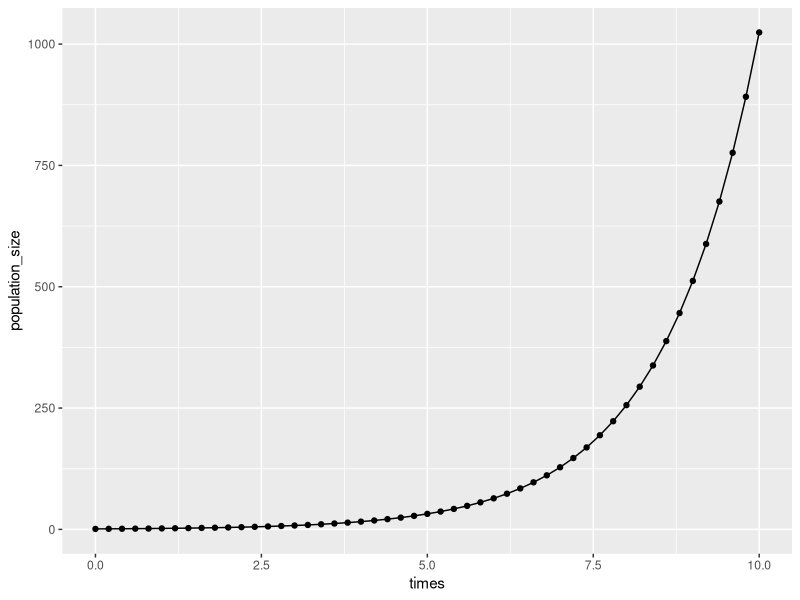
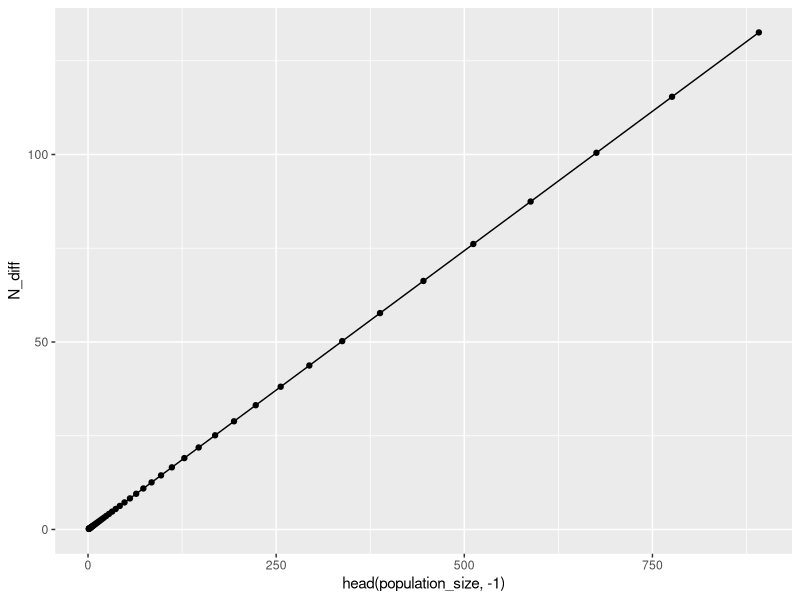
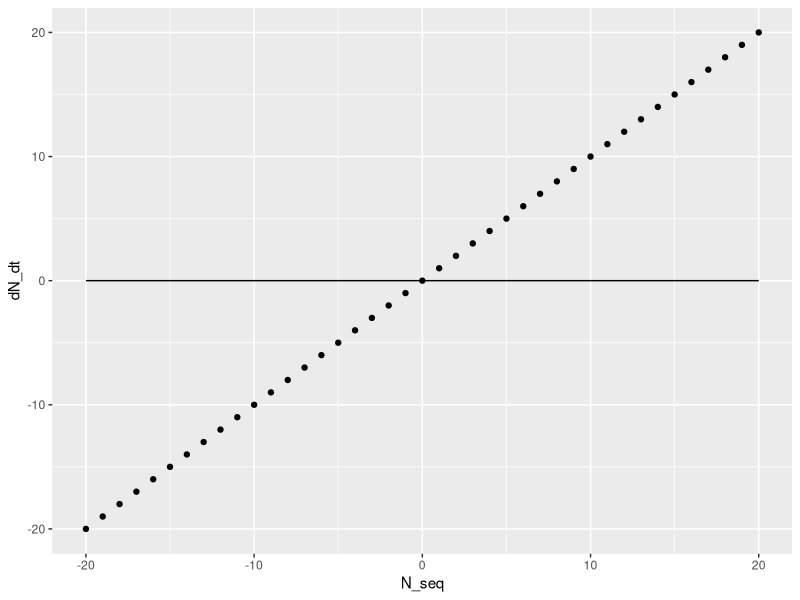
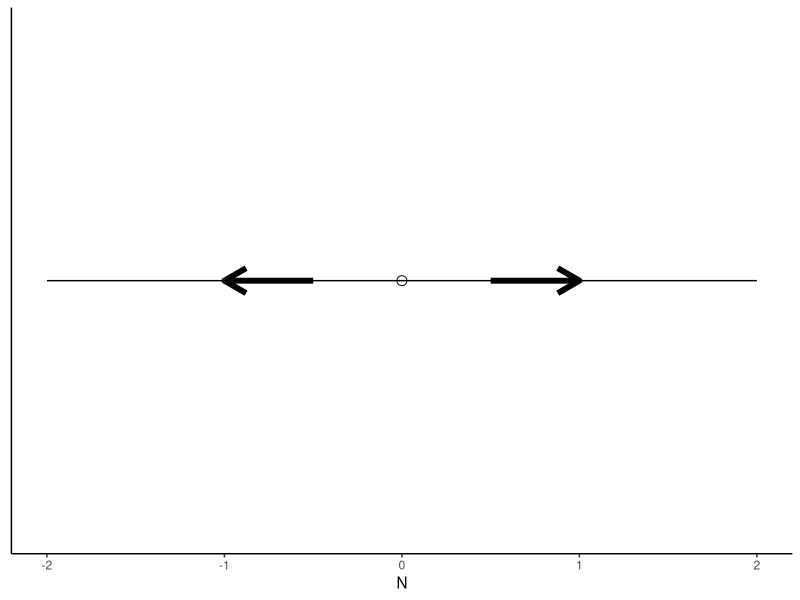
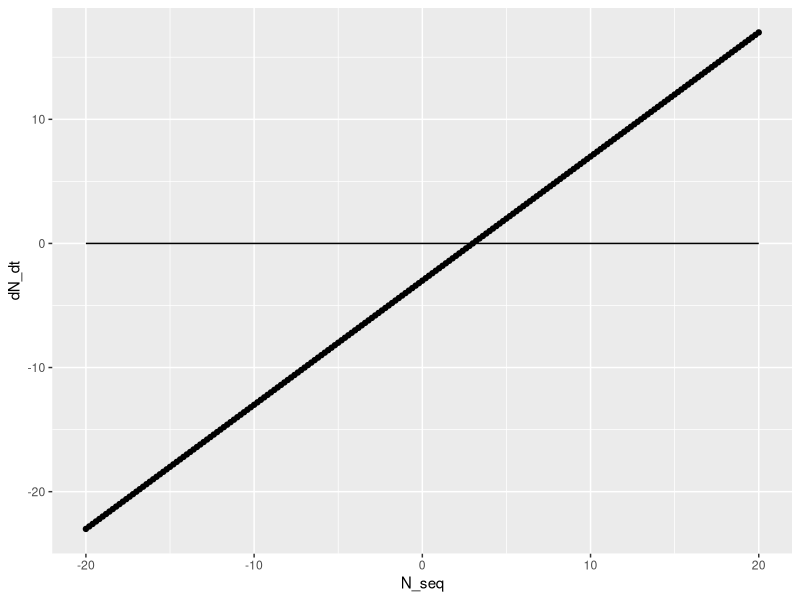
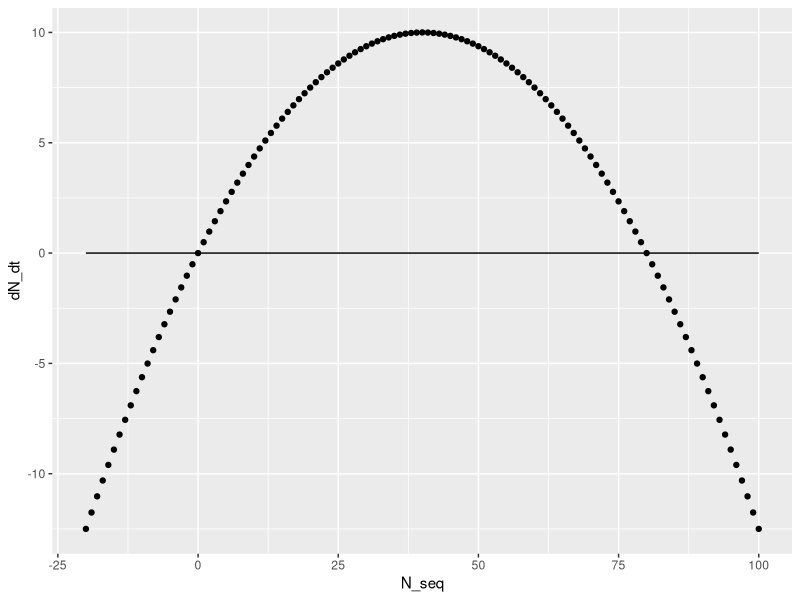
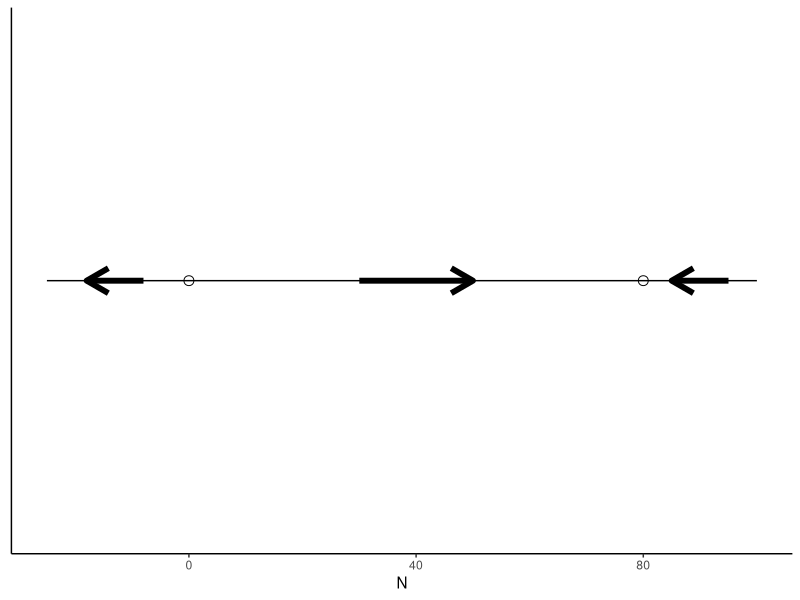
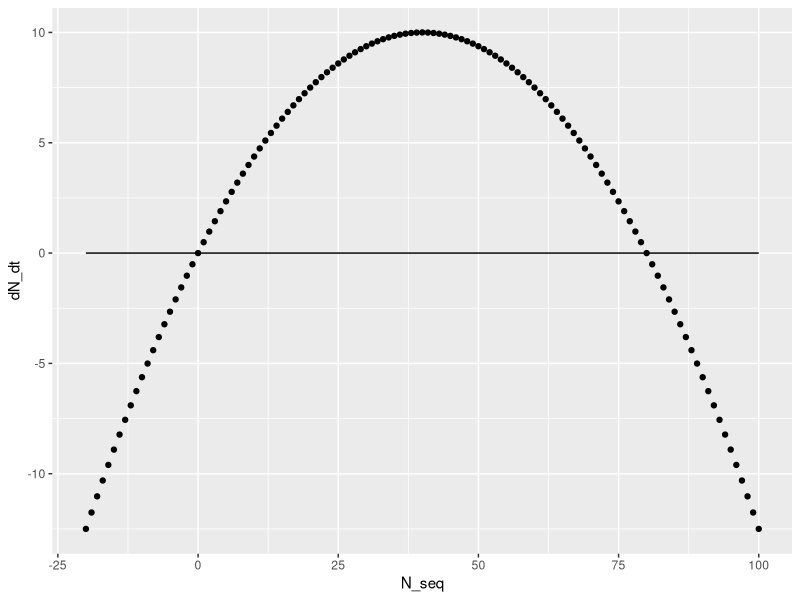

The R script that drew these images, in order:
## ---- chunk 1
eq_dn_dt <- "$\\frac{dN}{dt}$"
## ---- chunk 2
library(ggplot2) # ggplot2 includes the qplot function
# qplot produces plots that are similar to ggplot, but you don't need a dataframe to use it.
# We could use ggplot instead by first making a dataframe out of our data:
# data <- data.frame(times, population_size)

times <- seq(0, 10, by = 0.2) # make a sequence of time points
population_size <- 2 ^ times # make a sequence for the population size: it doubles at every time point
qplot(times, population_size) +
  geom_line()
## ---- chunk 3
# last N-1 points minus first N-1 points
N_diff <- tail(population_size, -1) - head(population_size, -1) 

qplot(head(population_size, -1), N_diff) +
  geom_line()
## ---- chunk 4
N_seq <-
seq(-20, 20) # make a sequence of N values to plot dN/dt against
dN_dt <- N_seq  # assume r = 1

qplot(N_seq, dN_dt) +
  geom_line(aes(x = N_seq, y = 0)) # a line at zero for visual aid
## ---- chunk 5
line <- seq(-2,2)

N <- c(0)
y <- c(0)
ggplot() +
  geom_point(aes(N, y ), pch = 1, size = 3) +
  geom_line(aes(x = line, y = 0)) +
  geom_segment(mapping = aes(x=0.5,y=0, xend = 1, yend = 0), arrow=arrow(), size=2) +
  geom_segment(mapping = aes(x=-0.5,y=0, xend = -1, yend = 0), arrow=arrow(), size=2) +
  theme_classic() +
  theme(axis.title.y=element_blank(),
        axis.text.y=element_blank(),
        axis.ticks.y=element_blank()) 
## ---- chunk 6
a <- 3 # choose some value for a

N_seq <- seq(-20, 20, by = 0.2)
dN_dt <- N_seq - a

qplot(N_seq, dN_dt) +
  geom_line(aes(x = N_seq, y = 0)) # a line at zero for visual aid
## ---- chunk 7
N_seq <-
  seq(-20, 100) # make a sequence of N values to plot dN/dt against
  
logistic_eqn <-  function(N, r, K) {
  # calculate dN/dt for the logistic equation
  return(r * N * (1 - N / K))
  }
  
dN_dt <- logistic_eqn(N_seq, r = 0.5, K = 80)  # notice the vectorized implementation
  
qplot(N_seq, dN_dt) +
  geom_line(aes(x = N_seq, y = 0)) # a line at zero for visual aid
## ---- chunk 8
line <- seq(-25,100)

N <- c(0,80)
y <- c(0,0)
ggplot() +
  geom_point(aes(N, y ), pch = 1, size = 3) +
  geom_line(aes(x = line, y = 0)) +
  geom_segment(mapping = aes(x=30,y=0, xend = 50, yend = 0), arrow=arrow(), size=2) +
  geom_segment(mapping = aes(x=-8,y=0, xend = -18, yend = 0), arrow=arrow(), size=2) +
  geom_segment(mapping = aes(x=95,y=0, xend = 85, yend = 0), arrow=arrow(), size=2) +
  theme_classic() +
  theme(axis.title.y=element_blank(),
        axis.text.y=element_blank(),
        axis.ticks.y=element_blank()) 
## ---- chunk 9
r <- 1
N <- 0.1

print(r*N)
## ---- chunk 10
N_seq <-
  seq(-20, 100) # make a sequence of N values to plot dN/dt against
  
dN_dt <- logistic_eqn(N_seq, r = 0.5, K = 80)  # use the logistic equation function we defined before
  
qplot(N_seq, dN_dt) +
  geom_line(aes(x = N_seq, y = 0)) # a line at zero for visual aid
## ---- chunk 11
library(deSolve)
## ---- chunk 12
# Example: deSolve with logistic eqn

# now we need to define our function a bit differently to be in the format that `ode` uses
logistic_fn <- function(t, state, parameters) {
  # Calculates dN/dt for the logistic equation
  
  # t: time point at which to evaluate derivative (doesn't actually change anything in this example)
  # state: vector of variables (here it's just N)
  # parameters: vector of model parameters c(r, K)
  
  N <- state 
  
  r <- parameters[1] # the first element of the parameters vector is r
  K <- parameters[2] # the second element of the parameters vector is K

  #rate of change
  dN <- r * N * (1 - N / K)
    
  #return rate of change
  return(list(c(dN)))
}

parameters <- c(r = 0.5, K = 50)
state <- c(N = 10)
times <- seq(0, 50, by = 0.01) # the timestep dt is chosen by setting the increment with 'by'

#?ode # look at the documentation to learn about the parameters
result <- ode(y = state, times = times, func = logistic_fn, parms = parameters)
## ---- chunk 13
head(result, 5) # result has a list of times and values of N at those times
class(result) # result is a 'matrix': an array of numbers
## ---- chunk 14
result <- data.frame(result) # convert it to a dataframe so we can use ggplot

ggplot(result) +
  geom_point(aes(x = time, y = N))
## ---- chunk 15
# challenge solution

dx_dt <- function(t, state, parameters) {
  
  x <- state
  
  dx <- -2.3 * x
  return(list(c(dx)))
}

state <- c(x = 50)
times <- seq(0, 10, by = 0.1)

result <- ode(y = state, times = times, func = dx_dt)
result <- data.frame(result)
head(result)

# plot the result
ggplot(result) +
  geom_point(aes(x = time, y = x)) +
  geom_line(aes(x = times, y = 50*exp(-2.3*times))) # add the exact solution
## ---- chunk 16
# For each number in v, print the number.
v <- c(2, 4, 6)
for (num in v) {
    print(num)
}
## ---- chunk 17
# Numerically solve the logistic equation using Euler's method

# We have a function `logistic_eqn` that we defined before, so we can use that one.
# We don't need to re-write it here if the previous chunk has been executed, but we can.

logistic_eqn <-  function(N, r, K) {
  # calculate dN/dt for the logistic equation
  
  # r: growth rate (divisions per hour) 
  # K: carrying capacity
  # N: population size
  return(r * N * (1 - N / K))
}

# parameters
K <- 150
r <- 1  

dt <- 0.05 # timestep - the smaller, the better
tmax <- 8 # the total time we want to numerically solve for
points <- tmax/dt # the number of data points in the simulation - add 1 so that we can start at t=0

# vectors to store values of N and t at each timestep:
N_vector <- numeric(points) # population size
t_vector <- seq(0, tmax - dt, by = dt) # time vector

# initial condition
N0 <- 10
N_vector[1] <- N0

N <- N0 # initialize variable N

for (i in 2:points) {
  # start at 2 because the initial state is at position 1
  dN <- logistic_eqn(N = N, r = r, K = K) * dt
  N <- N + dN # the variable N is changing at each step of the loop
  N_vector[i] <- N
}

qplot(t_vector, N_vector,
      ylab = "Population size N",
      xlab = "Time t") 
## ---- chunk 18
# what happens if we make dt too large when simulating? 
# in this example, the starting population N0 is much larger than the carrying capacity.
# This means dN/dt will be a large negative number: N will decrease quickly from such a large size.

r <- 0.5
K <- 50
dt <- 1
N0 <- 400

dN <- logistic_eqn(N0, r, K) * dt # this is the change in N that we wil add to N0 to calculate N1

N1 <- N0 + dN

print(N1) # this is no good: N has shot from +400 to -1000 in a single step! 

dN <- logistic_eqn(N1, r, K) * dt # calculate what the next change in N would be

N2 <- N1 + dN

print(N2) # N is getting more and more negative!
 
